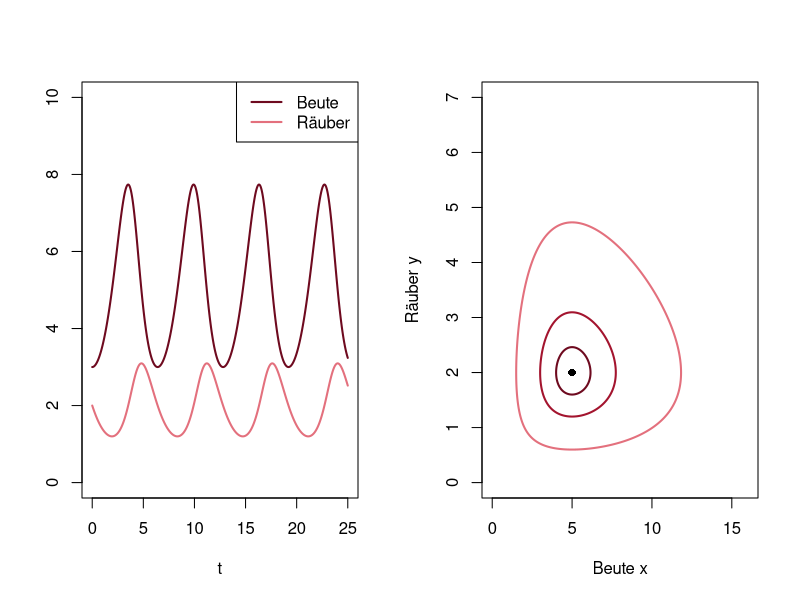

Generate this figure with R:
# Abb. 4.4: klassisches Lotka-Volterra-Modell (Buch, Abschnitt 4.1, Gl. 4.3)
# dx/dt = r x - c x y,  dy/dt = d x y - e y  mit r = 1, c = 0.5, d = 0.2, e = 1
# links periodische Zeitverläufe für x(0) = 3, y(0) = 2, rechts geschlossene Bahnen für verschiedene Anfangswerte
# (c) 2026 Philipp Kügler · Programm zum Buch „Dynamische Systeme in den Lebenswissenschaften“ · MIT-Lizenz (siehe LICENSE)
library(deSolve)                         # Paket deSolve: install.packages("deSolve")
r <- 1; c <- 0.5; d <- 0.2; e <- 1
f <- function(t, z) c(r * z[1] - c * z[1] * z[2], d * z[1] * z[2] - e * z[2])
H <- function(x, y) d * x - e * log(x) + c * y - r * log(y)   # bleibt längs jeder Lösung konstant
loese <- function(f, z0, t) ode(z0, t, function(t, z, p) list(f(t, z)), NULL, method = "lsoda", rtol = 1e-10, atol = 1e-12)

par(mfrow = c(1, 2))
x <- loese(f, c(3, 2), seq(0, 25, length.out = 2501))
plot(x[, 1], x[, 2], type = "l", col = rgb(0.43, 0.04, 0.12), lwd = 2, ylim = c(0, 10), xlab = "t", ylab = "")
lines(x[, 1], x[, 3], col = rgb(0.89, 0.44, 0.49), lwd = 2)
legend("topright", legend = c("Beute", "Räuber"), col = c(rgb(0.43, 0.04, 0.12), rgb(0.89, 0.44, 0.49)), lwd = 2)
rot <- c(rgb(0.43, 0.04, 0.12), rgb(0.64, 0.08, 0.18), rgb(0.89, 0.44, 0.49))
plot(NULL, xlim = c(0, 16), ylim = c(0, 7), xlab = "Beute x", ylab = "Räuber y")
x0s <- c(4, 3, 1.5)
for (i in 1:3) {
  x <- loese(f, c(x0s[i], 2), seq(0, 12, length.out = 1201))
  lines(x[, 2], x[, 3], col = rot[i], lwd = 2)
  n <- nrow(x)
  cat(sprintf("x(0) = %g: H am Anfang %.6f, am Ende %.6f\n", x0s[i], H(x0s[i], 2), H(x[n, 2], x[n, 3])))
}
points(e / d, r / c, pch = 16)
